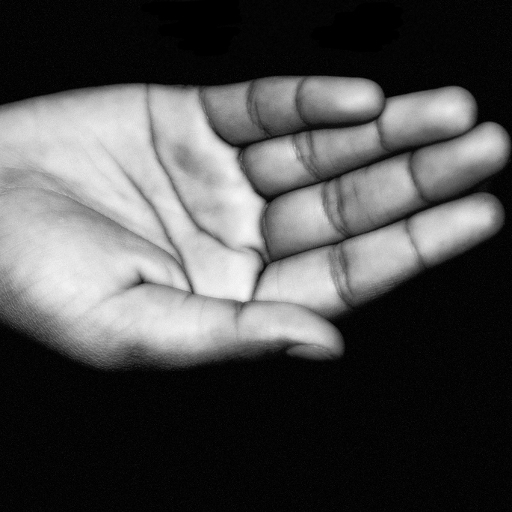
#> input picture pim_p0/hand_1C.jpg, 512 x 512 px
$ python p0.py   (Python 2 division)
#> lines starting #> are read from the running program, lines starting #| are printed output that depends on the picture; after the words box and inside, x2 and y2 are one past the last pixel; in counts of white or black regions, pixels touching at a corner belong together

# coding: utf-8

## Ejercicio 1: creación de vectores y matrices

#### 1.1 Crea un vector fila de 10 elementos con valores enteros aleatorios (random) entre 0 y 100 y realiza las siguientes operaciones sobre el vector creado:

# In[105]:

import matplotlib.pyplot as plt
import numpy as np
from skimage.color import rgb2gray
get_ipython().magic(u'matplotlib inline')


# In[ ]:

vector_fila = np.random.randint(0, 100, 10)
print vector_fila


# In[ ]:

#a) accede a la tercera posición;
vector_fila[2]


# In[ ]:

#b) obtén el vector formado por las 5 primeras posiciones del vector original;
vector_fila[:5]


# In[ ]:

#c) obtén el vector formado por las posiciones impares del vector original;
vector_fila[::2]


# In[ ]:

#d) suma todos los elementos del vector.
vector_fila.sum()


#### 1.2 Crea 2 matrices ‘a’ y ‘b’, la primera de dos filas y 3 columnas (2x3): [1 2 3; 4 5 6] y la segunda de (3x2): [2 4; 5 7; 9 3], a continuación realiza las siguientes operaciones:

# In[ ]:

a = np.matrix('1 2 3; 4 5 6')
b = np.matrix('2 4; 5 7; 9 3')


# In[ ]:

#a) multiplica las dos matrices
np.dot(a,b)


# In[ ]:

#b) convierte la matriz ‘a’ en una nueva matriz ‘a2’ (3x2) utilizando la función RESHAPE
#(utiliza la función help en la Command Window para utilizar RESHAPE correctamente);
#qué diferencia hay entre la matriz a2 y la traspuesta de a?

a2 = a.reshape((3,2))
a3 = a.transpose()
print a
print a2
print a3


# In[ ]:

#c  suma las matrices ‘a2’ y ‘b’ y guarda el resultado en la variable ‘c’;

c = a2 + b


# In[ ]:

#d multiplica, elemento por elemento, las matrices ‘a2’ y ‘b’.

np.multiply(a2, b)


## Ejercicio 2: creación de imágenes

#### Crea una función edgeImg() que implemente los siguientes puntos

# In[ ]:

#a) crear una imagen de tamaño 256x256 px de un solo canal de tipo 8-bit
# unsigned mitad blanca y mitad negra, tal como se muestra en Figura 1;

edge_img = np.zeros((256, 256), np.uint8)
edge_img[:256,:128] = 1


# In[ ]:

#b) visualizar la imagen y guardarla como edge_img.jpg.
plt.imshow(edge_img, cmap='gist_gray')
plt.imsave("edge_img.jpg", edge_img, cmap='gist_gray')
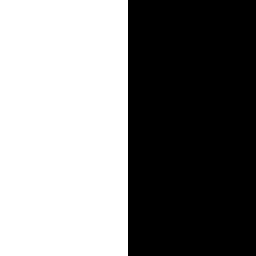
#> saved as edge_img.jpg: shape (256, 256, 3); 50% white; 1 white region, box (x1, y1, x2, y2) and area: (0, 0, 128, 256) 32768


## Ejercicio 3: tratamiento de imágenes en escala de grises

#### Dada la imagen en escala de grises hand_1C.jpg, crear la función rotateImg() que implemente los siguientes puntos:

# In[65]:

#a) abrir el archivo y guardarlo en una variable;
hand_1C = plt.imread('hand_1C.jpg')
#> hand_1C is the input picture: shape (512, 512); min 0, max 249, mean 77.4


# In[22]:

#b) visualizar la imagen
plt.imshow(hand_1C, cmap='gist_gray')


# In[40]:

#c) visualizar en una gráfica de tipo ‘plot’ los valores de
#los niveles de gris de la fila 200 en el rango de columnas [310, 330];

v = hand_1C[200, 310:330]
#> v = 20 values, max 205 at index 1, min 104 at index 17, mean 164.8
plt.plot(hand_1C[200, 310:330])


# In[33]:

#d) convertir la imagen original de manera que resulte especular
#respecto al eje vertical;
hand_1C_especular = hand_1C[::,::-1]
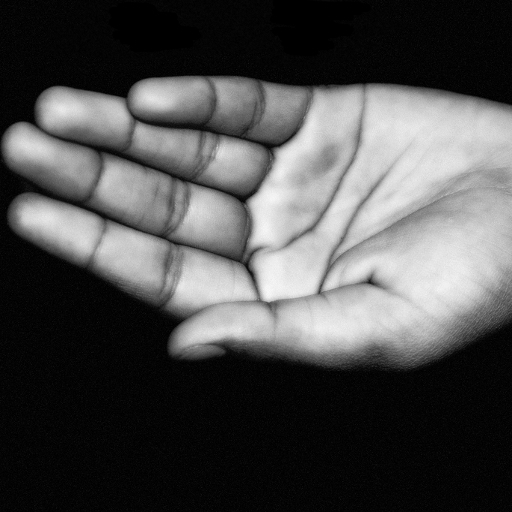
#> hand_1C_especular: shape (512, 512); min 0, max 249, mean 77.4
plt.imshow(hand_1C_especular, cmap='gist_gray')


# In[44]:

#e) rotar la imagen original de 90º en dirección
#contraria a las agujas del reloj;
hand_1C_vertical = hand_1C.T[::-1, ::]
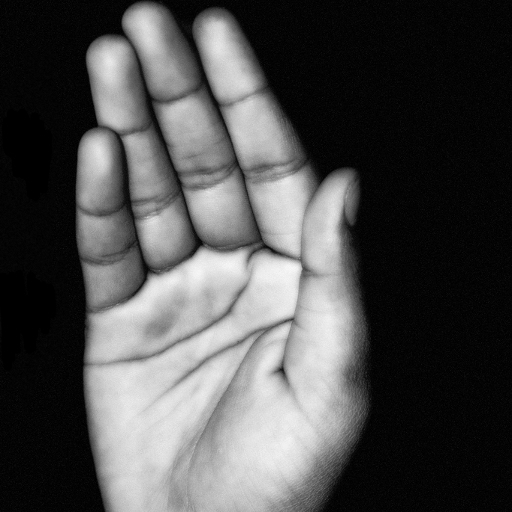
#> hand_1C_vertical: shape (512, 512); min 0, max 249, mean 77.4
plt.imshow(hand_1C_vertical, cmap='gist_gray')


## Ejercicio 4: binarización de imágenes

# La binarización BI(x,y) de una imagen I(x,y) a partir de un umbral TH consiste en convertir la imagen en una imagen binaria (de 0s y 1s), dependiendo de si el nivel de intensidad de cada pixel de la imagen original es mayor o menor al umbral Th.
# Dada la imagen hand_1C.jpg, crear la función B = thresholdImg(I, th) que aplica el umbral th a la imagen I para crear su versión binaria B (como en Figura 3).

# In[77]:

def thresholdImg(I, th):
#> called with th = 128
    b = np.copy(I)
    b[b < th] = 0
    b[b > th] = 255
    return b


# In[78]:

binary = thresholdImg(hand_1C, 128)
plt.imshow(binary, cmap='gist_gray')


## Ejercicio 5: creación de imágenes de 3 canales (en color)

# Las imágenes RGB están formadas por 3 matrices, llamadas comúnmente canales. Como ejercicio práctico para familiarizar con las imágenes de 3 canales, implementar los siguientes puntos:

# In[95]:

#a) crea las imágenes en escala de grises mostradas
#en Figura 4 (a-c) (tamaño 128x128 px);
a = np.zeros((128,128), 'uint8')
b = np.zeros((128,128), 'uint8')
c = np.zeros((128,128), 'uint8')

a[::, 64::] = 255
b[64::, ::] = 255
c[:64:, :64:] = 255


# In[101]:

#b) combina las 3 imágenes de forma que se obtenga la
#imagen mostrada en la Figura 4d

d = np.zeros((128,128,3), 'uint8')
d[::, :: , 0] = a
d[::, :: , 1] = b
d[::, :: , 2] = c
plt.imshow(d)


## Ejercicio 6: tratamiento de imágenes en color RGB

# Dados los dos archivos de imagen hand.jpg (Figura 5 a) y mapfre.jpg (Figura 5 b), crear la función fuseImg() que implemente los siguientes puntos:

# In[102]:

#a) abrir los dos archivos
hand = plt.imread('hand.jpg')
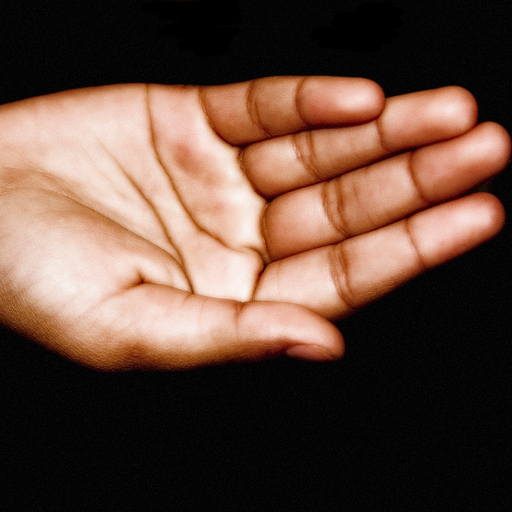
#> input picture pim_p0/hand.jpg, 512 x 512 px
#> hand is the input picture: shape (512, 512, 3); mean R, G, B 98.3, 72.9, 60.5
mapfre = plt.imread('mapfre.jpg')
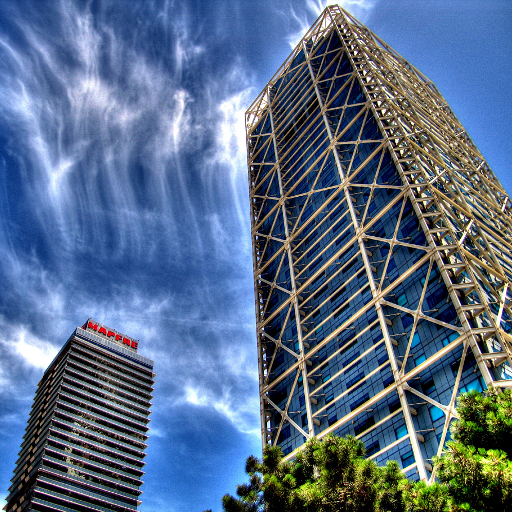
#> input picture pim_p0/mapfre.jpg, 512 x 512 px
#> mapfre is the input picture: shape (512, 512, 3); mean R, G, B 87, 107.6, 135.6


# In[124]:

#b) convertir la imagen hand.jpg en escala de grises
#utilizando la función rgb2gray;
hand_gray = rgb2gray(hand)


# In[125]:

#c) realizar la binarización sobre la imagen resultante
#en b) para conseguir 2 regiones: una perteneciente a la
#mano (foregorund) y la otra al fondo (background);
binary_hand = thresholdImg(hand_gray, 0.5)
#> in thresholdImg (call 2), `b[b > th] = 255`: b: shape (512, 512) float64; 34.3% white; 46 white regions (34 under 20 px), largest, box (x1, y1, x2, y2) and area: (0, 87, 348, 356) 64626, (344, 200, 496, 290) 6380, (382, 89, 472, 137) 3052


# In[126]:

plt.imshow(binary_hand, cmap='gist_gray', vmin = 0, vmax= 1 )


# In[153]:

#d) utilizar la matriz binaria creada en c) para
#fusionar las imágenes hand y Mapfre (Fig. 5 c)

d = np.zeros(mapfre.shape)


# In[148]:

mapfre.shape


# In[149]:

a = binary_hand == 0
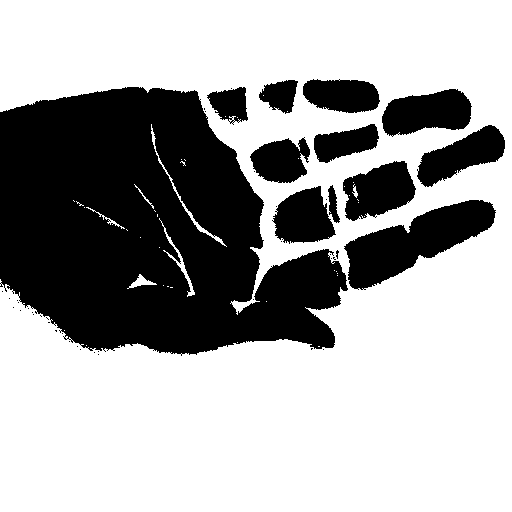
#> a: shape (512, 512) bool; 65.7% white; 46 black regions (34 under 20 px), largest, box (x1, y1, x2, y2) and area: (0, 87, 348, 356) 64626, (344, 200, 496, 290) 6380, (382, 89, 472, 137) 3052


# In[151]:

a.shape


# In[ ]:
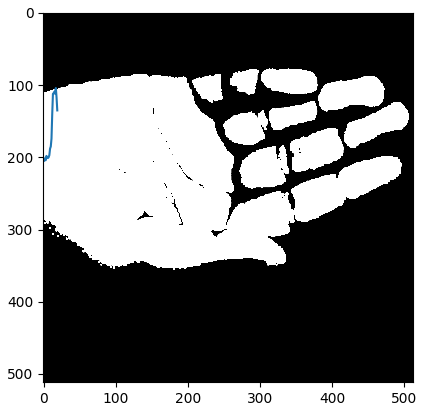
#> figure drawn by matplotlib, 1 panel
